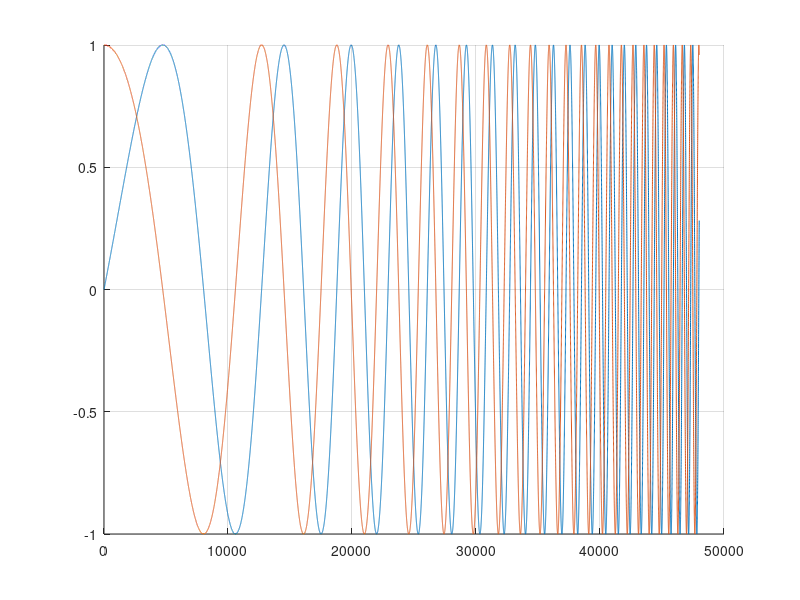
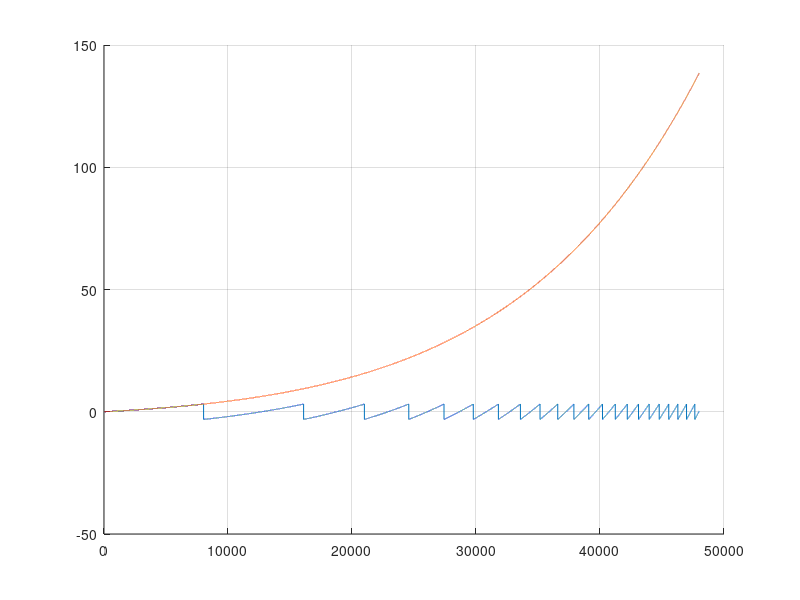

These figures' MATLAB source, in order:
clear;

SF = 48000; % sample rate
F = 2; % frequency
T = 1; % time

t_in = 0:SF * T;

old_atan2 = 0;
wrap = 0;
inc = 1.0;

for k = 1 + t_in
    left(k) = sin((k * inc) * 2 * pi * F / SF);
    right(k) = cos((k * inc) * 2 * pi * F / SF);

    inc *= 1.00005;

    new_atan2 = atan2(left(k), right(k));
    wrapped(k) = new_atan2;

    if old_atan2 - new_atan2 > pi
        wrap += 1
    end

    old_atan2 = new_atan2;
    unwrapped(k) = wrap * 2 * pi + new_atan2;
end

figure(1)
clf
hold on
plot(left)
plot(right)
grid on

figure(2)
clf
hold on
plot(wrapped)
plot(unwrapped)
grid on
